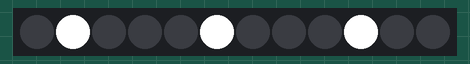
This program was run on a simulated CircuitPython board. Shown: 12 RGB LEDs in strip order, left to right. The clock reads 2024-03-15 10:24:30 at power-on unless the program sets it.

Above: at 0.1 s.
At 1.6 s:
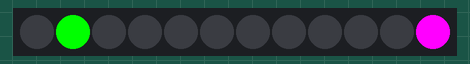
At 5.1 s:
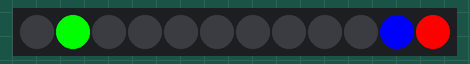
At 10.1 s:
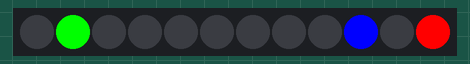
At 20.1 s:
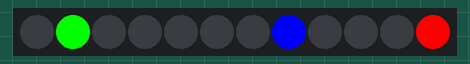
At 35.1 s:
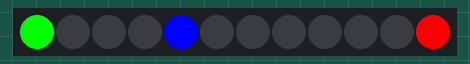

Measured:
- what the display in image 1 shows lasts 3.5 s, from 1.5 s to 5.0 s
- what the display in image 2 shows lasts 5.0 s, from 5.0 s to 10.0 s

The program:

code.py
```python
import adafruit_ntp
import board
import neopixel
import rtc
import socketpool
import time
import wifi

from settings import settings, LocalTimeZone

# This maps pixels to time positions on the clock, so 12/0 = pixel 5
PIXEL_MAP = [5, 4, 3, 2, 1, 0, 11, 10, 9, 8, 7, 6]

pixels = neopixel.NeoPixel(board.D11, 12, brightness=1, auto_write=False)

# last time we synced network time
last_time_sync = None

# keep track of local time
localtime = None


# Connect ot WiFi and sync time with an NTP server
def sync_network_time():
    try:
        if not wifi.radio.connected:
            wifi.radio.connect(settings["WIFI_SSID"], settings["WIFI_PASSWORD"])
        pool = socketpool.SocketPool(wifi.radio)
        ntp = adafruit_ntp.NTP(
            pool, tz_offset=0, server=settings["NTP_SERVER"], socket_timeout=30
        )
        rtc.RTC().datetime = ntp.datetime
    except Exception:
        pass


# Make a "boot up" pattern of 3 white lines
pixels[PIXEL_MAP[0]] = (255, 255, 255)
pixels[PIXEL_MAP[4]] = (255, 255, 255)
pixels[PIXEL_MAP[8]] = (255, 255, 255)
pixels.show()

while True:
    # update the time
    utc_now = time.time()

    # sync time if needed (on boot or at 2am after running for ~1 day)
    if last_time_sync is None or (
        utc_now - last_time_sync > 86000
        and localtime.tm_hour == 2
        and localtime.tm_min == 0
    ):
        # show special pattern when syncing
        sync_network_time()
        utc_now = time.time()
        last_time_sync = utc_now

    localtime = LocalTimeZone.localtime(utc_now)

    # figure out lights to display for the clock
    hour = localtime.tm_hour % 12
    minute = localtime.tm_min // 5
    second = localtime.tm_sec // 5

    # color per LED
    colors = [0, 0, 0, 0, 0, 0, 0, 0, 0, 0, 0, 0]

    # colors are powers of 2 so they add together for combos, h+m, h+s, s+m, h+m+s etc.
    colors[hour] += 1
    colors[minute] += 2
    colors[second] += 4

    for i in range(12):
        if colors[i] == 0:
            pixels[PIXEL_MAP[i]] = (0, 0, 0)
        else:
            pixels[PIXEL_MAP[i]] = settings["HOUR_PALETTES"][localtime.tm_hour][
                colors[i] - 1
            ]
    pixels.show()
```

settings.py
```python
from tz import MRuleTimeZone


class LocalTimeZone(MRuleTimeZone):
    tzname = ("EST", "EDT")
    timezone = 18000
    altzone = 14400
    start = (3, 2, 0)
    end = (11, 1, 0)


settings = {
    "WIFI_SSID": "",
    "WIFI_PASSWORD": "",
    "NTP_SERVER": "time.apple.com",
    "HOUR_PALETTES": (
        (
            (255, 0, 0),
            (0, 255, 0),
            (255, 255, 0),
            (0, 0, 255),
            (255, 0, 255),
            (0, 255, 255),
            (255, 255, 255),
        ),
        (
            (255, 0, 0),
            (0, 255, 0),
            (255, 255, 0),
            (0, 0, 255),
            (255, 0, 255),
            (0, 255, 255),
            (255, 255, 255),
        ),
        (
            (255, 0, 0),
            (0, 255, 0),
            (255, 255, 0),
            (0, 0, 255),
            (255, 0, 255),
            (0, 255, 255),
            (255, 255, 255),
        ),
        (
            (255, 0, 0),
            (0, 255, 0),
            (255, 255, 0),
            (0, 0, 255),
            (255, 0, 255),
            (0, 255, 255),
            (255, 255, 255),
        ),
        (
            (255, 0, 0),
            (0, 255, 0),
            (255, 255, 0),
            (0, 0, 255),
            (255, 0, 255),
            (0, 255, 255),
            (255, 255, 255),
        ),
        (
            (255, 0, 0),
            (0, 255, 0),
            (255, 255, 0),
            (0, 0, 255),
            (255, 0, 255),
            (0, 255, 255),
            (255, 255, 255),
        ),
        (
            (255, 0, 0),
            (0, 255, 0),
            (255, 255, 0),
            (0, 0, 255),
            (255, 0, 255),
            (0, 255, 255),
            (255, 255, 255),
        ),
        (
            (255, 0, 0),
            (0, 255, 0),
            (255, 255, 0),
            (0, 0, 255),
            (255, 0, 255),
            (0, 255, 255),
            (255, 255, 255),
        ),
        (
            (255, 0, 0),
            (0, 255, 0),
            (255, 255, 0),
            (0, 0, 255),
            (255, 0, 255),
            (0, 255, 255),
            (255, 255, 255),
        ),
        (
            (255, 0, 0),
            (0, 255, 0),
            (255, 255, 0),
            (0, 0, 255),
            (255, 0, 255),
            (0, 255, 255),
            (255, 255, 255),
        ),
        (
            (255, 0, 0),
            (0, 255, 0),
            (255, 255, 0),
            (0, 0, 255),
            (255, 0, 255),
            (0, 255, 255),
            (255, 255, 255),
        ),
        (
            (255, 0, 0),
            (0, 255, 0),
            (255, 255, 0),
            (0, 0, 255),
            (255, 0, 255),
            (0, 255, 255),
            (255, 255, 255),
        ),
        (
            (255, 0, 0),
            (0, 255, 0),
            (255, 255, 0),
            (0, 0, 255),
            (255, 0, 255),
            (0, 255, 255),
            (255, 255, 255),
        ),
        (
            (255, 0, 0),
            (0, 255, 0),
            (255, 255, 0),
            (0, 0, 255),
            (255, 0, 255),
            (0, 255, 255),
            (255, 255, 255),
        ),
        (
            (255, 0, 0),
            (0, 255, 0),
            (255, 255, 0),
            (0, 0, 255),
            (255, 0, 255),
            (0, 255, 255),
            (255, 255, 255),
        ),
        (
            (255, 0, 0),
            (0, 255, 0),
            (255, 255, 0),
            (0, 0, 255),
            (255, 0, 255),
            (0, 255, 255),
            (255, 255, 255),
        ),
        (
            (255, 0, 0),
            (0, 255, 0),
            (255, 255, 0),
            (0, 0, 255),
            (255, 0, 255),
            (0, 255, 255),
            (255, 255, 255),
        ),
        (
            (255, 0, 0),
            (0, 255, 0),
            (255, 255, 0),
            (0, 0, 255),
            (255, 0, 255),
            (0, 255, 255),
            (255, 255, 255),
        ),
        (
            (255, 0, 0),
            (0, 255, 0),
            (255, 255, 0),
            (0, 0, 255),
            (255, 0, 255),
            (0, 255, 255),
            (255, 255, 255),
        ),
        (
            (255, 0, 0),
            (0, 255, 0),
            (255, 255, 0),
            (0, 0, 255),
            (255, 0, 255),
            (0, 255, 255),
            (255, 255, 255),
        ),
        (
            (255, 0, 0),
            (0, 255, 0),
            (255, 255, 0),
            (0, 0, 255),
            (255, 0, 255),
            (0, 255, 255),
            (255, 255, 255),
        ),
        (
            (255, 0, 0),
            (0, 255, 0),
            (255, 255, 0),
            (0, 0, 255),
            (255, 0, 255),
            (0, 255, 255),
            (255, 255, 255),
        ),
        (
            (255, 0, 0),
            (0, 255, 0),
            (255, 255, 0),
            (0, 0, 255),
            (255, 0, 255),
            (0, 255, 255),
            (255, 255, 255),
        ),
        (
            (255, 0, 0),
            (0, 255, 0),
            (255, 255, 0),
            (0, 0, 255),
            (255, 0, 255),
            (0, 255, 255),
            (255, 255, 255),
        ),
    ),
}
# Pallettes are:
# (Hour, Minute, Hour+Minute, Second, Second+Hour, Second+Minute, Second+Minute+Hour)
#
# Example - red/green/blue
# ((255, 0, 0), (0, 255, 0), (255, 255, 0), (0, 0, 255), (255, 0, 255), (0, 255, 255), (255, 255, 255)),
#
# Example - red/green, no second hand
# ((255, 0, 0), (0, 255, 0), (255, 255, 0), (0, 0, 0), (255, 0, 0), (0, 255, 0), (255, 255, 0)),
```

tz.py
```python
# (licence header left out)
import time

YEAR_BASE = 1900
EPOCH_YEAR = 1970
EPOCH_WDAY = 4
EPOCH_YEARS_SINCE_LEAP = 2
EPOCH_YEARS_SINCE_CENTURY = 70
EPOCH_YEARS_SINCE_LEAP_CENTURY = 370
SECSPERDAY = 86400
SECSPERHOUR = 3600
DAYSPERWEEK = 7

month_lengths = [
    b"\x1f\x1c\x1f\x1e\x1f\x1e\x1f\x1f\x1e\x1f\x1e\x1f",
    b"\x1f\x1d\x1f\x1e\x1f\x1e\x1f\x1f\x1e\x1f\x1e\x1f",
]

if hasattr(time, "gmtime"):
    gmtime = time.gmtime
else:
    gmtime = time.localtime


def isleap(year):
    return (((year) % 4) == 0 and ((year) % 100) != 0) or ((year) % 400) == 0


class TzInfo:
    @classmethod
    def localtime(cls, utc=None):
        if utc is None:
            utc = time.time()
        is_dst = cls.dstrule(utc)
        offset = cls.altzone if is_dst else cls.timezone
        r = gmtime(utc - offset)
        return time.struct_time(r[:8] + (is_dst,))


class MRuleTimeZone(TzInfo):
    @classmethod
    def dstrule(cls, utc):
        r = gmtime(utc - cls.timezone)
        cls._calc(r.tm_year)
        if cls._north:
            return utc >= cls._change[0] and utc < cls._change[1]
        else:
            return utc >= cls._change[0] or utc < cls._change[1]

    @classmethod
    def _calc(cls, year):
        if cls._year == year:
            return
        cls._year = year
        cls._change = (
            cls._calc1(year, cls.timezone, *cls.start),
            cls._calc1(year, cls.altzone, *cls.end),
        )
        cls._north = cls._change[0] < cls._change[1]

    @classmethod
    def _calc1(cls, year, offset, m, n, d):
        year = year - EPOCH_YEAR
        yleap = isleap(year)
        days = (
            year * 365
            + (year - 1 + EPOCH_YEARS_SINCE_LEAP) // 4
            - (year - 1 + EPOCH_YEARS_SINCE_CENTURY) // 100
            + (year - 1 + EPOCH_YEARS_SINCE_LEAP_CENTURY) // 400
        )

        lengths = month_lengths[yleap]

        for j in range(1, m):
            days += lengths[j - 1]

        m_wday = (EPOCH_WDAY + days) % DAYSPERWEEK
        wday_diff = d - m_wday
        if wday_diff < 0:
            wday_diff += DAYSPERWEEK
        m_day = (n - 1) * DAYSPERWEEK + wday_diff

        while m_day >= lengths[j - 1]:
            m_day -= DAYSPERWEEK

        days += m_day

        return offset + days * SECSPERDAY + 2 * SECSPERHOUR

    _year = None
    _north = None
    _change = None
```
